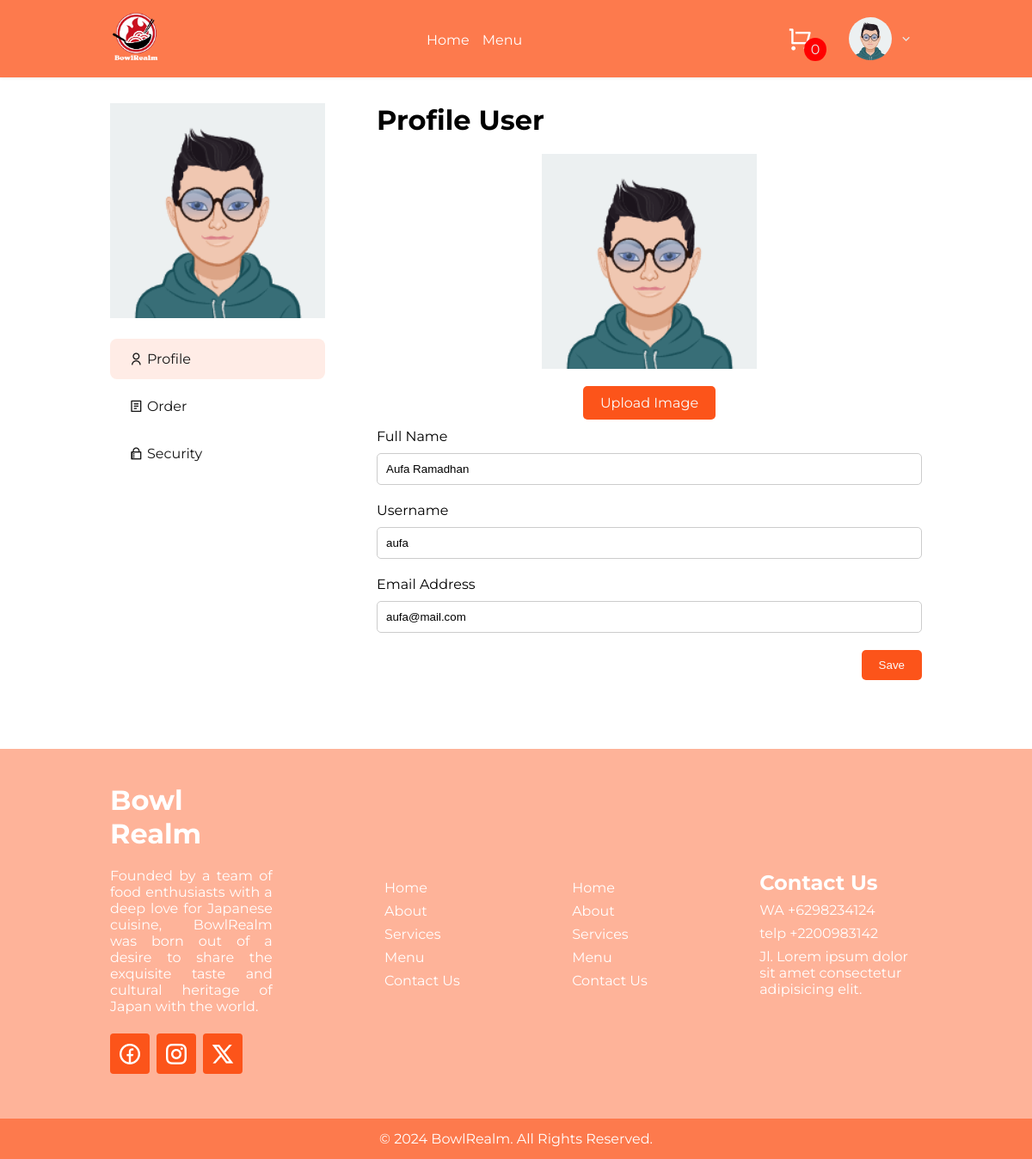
The page /index.php?page=profile_user&subpage=profile (signed in) on the database its author committed.
### tables this page shows
CREATE TABLE `user` (
  `user_id` int NOT NULL,
  `user_img` longtext NOT NULL,
  `user_name` varchar(255) NOT NULL,
  `username` varchar(255) NOT NULL,
  `user_email` varchar(255) NOT NULL,
  `password` varchar(255) NOT NULL,
  `role_id` int NOT NULL
);

### function.php (called while the page is built, shortened)
<?php
function base_url($path = '')
{
    return BASE_URL . $path;
}
function koneksi()
{
    return mysqli_connect("localhost", "root", "", "pw2024_tubes_233040028");
}
function array_query($query)
{
    $conn = koneksi();
    $result = mysqli_query($conn, $query);
    if (mysqli_num_rows($result) == 1) {
        $rows = mysqli_fetch_assoc($result);
    } else {
        while ($row = mysqli_fetch_assoc($result)) {
            $rows[] = $row;
        }
    }
    return $rows;
}

### view/profile/profile.php (the view, shortened to what this page needs)
<form action="" method="POST" enctype="multipart/form-data">
    <div class="wrap-form">
        <div class="form-col">
            <div class="form-group img">
                <img src="<?= base_url("assets/upload/$users[user_img]") ?>" class="img-preview" width="250" height="250">
                <label class="btn btn-img" for="image">Upload Image</label>
            </div>
            <div class="form-group">
                <label for="fullname">Full Name</label>
                <input type="text" name="fullname" id="fullname" value="<?= $users['user_name'] ?>">
            </div>
            <div class="form-group">
                <label for="username">Username</label>
                <input type="text" name="username" id="username" value="<?= $users['username'] ?>">
            </div>
            <div class="form-group">
                <label for="email">Email Address</label>
                <input type="email" name="email" id="email" value="<?= $users['user_email'] ?>">
            </div>
        </div>
    </div>
    <button type="submit" name="save" class="btn" style="float: right;">Save</button>
</form>

### index.php (shortened to what this page needs)
<?php
require_once('function.php');
$users = array_query("SELECT * FROM user WHERE user_id = '$_SESSION[user_id]'");
?>
<!DOCTYPE html>
<html lang="en">
<head>
    <link rel="stylesheet" href="<?= base_url('assets/css/style.css') ?>">
    <link rel="stylesheet" href="<?= base_url('assets/css/menu.css') ?>">
    <link rel="stylesheet" href="<?= base_url('assets/css/cart.css') ?>">
    <link rel="stylesheet" href="<?= base_url('assets/css/profile.css') ?>">
    <link rel="stylesheet" href="<?= base_url('assets/css/receipt.css') ?>">
    <link href="https://cdn.jsdelivr.net/npm/remixicon@4.2.0/fonts/remixicon.css" rel="stylesheet" />
</head>
<body>
    <?php include(BASE_PATH . 'layouts\\header.php'); ?>
    <?php include(BASE_PATH . 'apps\\routing_frontend.php'); ?>
    <?php include(BASE_PATH . 'layouts\\footer.php'); ?>
</body>
</html>

### layouts/header.php (shortened to what this page needs)
<?php
if (isset($_SESSION['user_id'])) {
    $cart = array_query("SELECT COUNT(*) as jumlah FROM cart WHERE user_id = $_SESSION[user_id]");
} else {
    $cart = [];
}
?>
<nav class="container">
    <div class="navbar-header">
        <div class="logo-nav">
            <img src="<?= base_url('assets/picture/logo.png') ?>" width="60" height="60">
        </div>
        <div class="navbar">
            <ul>
                <li><a href="<?= base_url('index.php') ?>">Home</a></li>
                <li><a href="<?= base_url('index.php?page=menu') ?>">Menu</a></li>
            </ul>
        </div>
        <div class="wrap-toggle">
            <div class="profile-header">
                <?php if (isset($_SESSION['login'])) :  ?>
                    <div class="cart">
                        <a href="<?= base_url('index.php?page=cart') ?>"><i class="ri-shopping-cart-line"></i></a>
                        <div class="cart-count">
                            <?= $cart['jumlah'] ?>
                        </div>
                    </div>
                    <div class="dropdown">
                        <img src="<?= base_url("assets/upload/$users[user_img]") ?>" width="50" height="50" alt="">
                        <i class="ri-arrow-down-s-line"></i>
                    </div>
                <?php else : ?>
                    <a class="btn" href="auth/login.php">Login</a>
                <?php endif ?>
            </div>
        </div>
    </div>
</nav>
<main>

### apps/routing_frontend.php (shortened to what this page needs)
<?php
if (isset($_GET['page'])) {
    $page = $_GET['page'];
} else {
    $page = 'index';
}
switch ($page) {
    case 'profile_user';
        include('view/profile/index.php');
        break;
}

### view/profile/index.php (shortened to what this page needs)
<?php
$page = isset($_GET['subpage']) ? $_GET['subpage'] : 'profile';
$pages = [
    'profile' => ['title' => 'Profile User'],
    'order' => ['title' => 'Orders'],
    'security' => ['title' => 'Change Password'],
    'review' => ['title' => 'Review'],
];
$currentPage = isset($pages[$page]) ? $pages[$page] : $pages['profile'];
$title = $currentPage['title'];
?>
<section id="profile">
    <div class="wrap-profile container">
        <div class="navigation">
            <div class="profile-img">
                <img src="<?= base_url("assets/upload/$users[user_img]") ?>" alt="" width="250" height="250">
            </div>
            <div class="profile-nav">
                <a class="<?= $page === 'profile' ? 'active' : '' ?>" href="index.php?page=profile_user&subpage=profile"><i class="ri-user-line"></i> Profile</a>
                <a class="<?= $page === 'order' ? 'active' : '' ?>" href="index.php?page=profile_user&subpage=order"><i class="ri-file-list-2-line"></i> Order</a>
                <a class="<?= $page === 'security' ? 'active' : '' ?>" href="index.php?page=profile_user&subpage=security"><i class="ri-git-repository-private-line"></i> Security</a>
            </div>
        </div>
        <div class="profile-content">
            <div class="header-profile">
                <h2><?= $title ?></h2>
            </div>
            <?php
            if (isset($_GET['subpage'])) {
                $page = $_GET['subpage'];
            } else {
                $page = 'profile_user';
            }
            switch ($page) {
                case 'profile':
                    include('profile.php');
                    break;
            }
            ?>
        </div>
    </div>
</section>

### layouts/footer.php
</main>
<footer>
    <div class="container">
        <div class="wrap-footer">
            <div class="footer-logo">
                <h1>Bowl Realm</h1>
                <p>Founded by a team of food enthusiasts with a deep love for Japanese cuisine, BowlRealm was born out of a desire to share the exquisite taste and cultural heritage of Japan with the world.</p>
                <div class="footer-social">
                    <ul>
                        <li><a href=""><i class="ri-facebook-circle-line"></i></a></li>
                        <li><a href=""><i class="ri-instagram-line"></i></a></li>
                        <li><a href=""><i class="ri-twitter-x-line"></i></a></li>
                    </ul>
                </div>
            </div>
            <div class="footer-menu">
                <ul>
                    <li><a href="">Home</a></li>
                    <li><a href="">About</a></li>
                    <li><a href="">Services</a></li>
                    <li><a href="">Menu</a></li>
                    <li><a href="">Contact Us</a></li>
                </ul>
            </div>
            <div class="footer-menu">
                <ul>
                    <li><a href="">Home</a></li>
                    <li><a href="">About</a></li>
                    <li><a href="">Services</a></li>
                    <li><a href="">Menu</a></li>
                    <li><a href="">Contact Us</a></li>
                </ul>
            </div>
            <div class="footer-contact">
                <div class="footer-menu">
                    <ul>
                        <li>
                            <h2>
                                Contact Us
                            </h2>
                        </li>
                        <li>WA +6298234124</li>
                        <li>telp +2200983142</li>
                        <li>
                            <p>Jl. Lorem ipsum dolor sit amet consectetur adipisicing elit.</p>
                        </li>
                    </ul>
                </div>
            </div>
        </div>
    </div>
    <div class="copyright">
        <p>&copy; 2024 BowlRealm. All Rights Reserved.</p>
    </div>
</footer>

### assets/css/style.css (style rules this page uses)
:root { --primary-100-color: #ffece6; --primary-200-color: #fed9cc; --primary-300-color: #fec6b3; --primary-400-color: #feb399; --primary-500-color: #fea080; --primary-600-color: #fd8d66; --primary-700-color: #fd7a4d; --primary-800-color: #fd6733; --primary-900-color: #fc541a; --secondary-100-color: #fc4100; --secondary-200-color: #e33b00; --secondary-300-color: #ca3400; --secondary-400-color: #b02e00; --secondary-500-color: #972700; --secondary-600-color: #7e2100; --secondary-700-color: #651a00; --secondary-800-color: #4c1300; --secondary-900-color: #320d00; --white-100-color: #e8e8e8; --white-200-color: #d0d0d0; --white-300-color: #b9b9b9; --white-400-color: #a1a1a1; --white-500-color: #8a8a8a; --white-600-color: #737373; --white-700-color: #5b5b5b; --white-800-color: #444444; --white-900-color: #2c2c2c; --black-100-color: #151515; --black-200-color: #131313; --black-300-color: #111111; --black-400-color: #0f0f0f; --black-500-color: #0d0d0d; --black-600-color: #0b0b0b; --black-700-color: #080808; --black-800-color: #060606; --black-900-color: #040404; --white-color: #fbfbfb; }
* { margin: 0; padding: 0; box-sizing: border-box; }
html { overflow-x: hidden; }
body { font-family: "Montserrat", sans-serif; }
.container { padding: 0 16rem; }
.btn { padding: 10px 20px; background-color: var(--primary-900-color); color: var(--white-color); text-decoration: none; border-radius: 5px; transition: all 0.3s; }
button { background-color: transparent; color: #fff; border: none; cursor: pointer; }
.cart { position: relative; }
.cart a { font-size: 1.8rem; }
.cart-count { position: absolute; bottom: -8px; right: -16px; background-color: red; padding: 4px 8px; border-radius: 100%; }
nav { background-color: var(--primary-700-color); position: fixed; top: 0; display: flex; justify-content: space-between; align-items: center; height: 90px; width: 100%; z-index: 10; color: var(--white-100-color); box-shadow: 0 0 4px rgba(0, 0, 0, 0.1); }
.navbar-header { display: flex; justify-content: space-between; align-items: center; width: 100%; }
nav .logo-nav { font-family: "Preahvihear", sans-serif; font-size: 22px; font-weight: bold; letter-spacing: 2px; }
.navbar { flex: 0.1; display: flex; align-items: center; justify-content: space-between; }
.navbar ul { display: flex; justify-content: space-around; align-items: center; gap: 15px; }
.navbar ul li { text-decoration: none; list-style: none; }
.navbar ul li a { width: 100%; text-decoration: none; color: white; }
.navbar ul li a:before { content: ""; display: block; position: relative; width: 0; top: 1.8em; border-bottom: 2px solid white; transition: width 0.4s; }
.profile-header a { color: #fff; text-decoration: none; }
.profile-header .cart { margin-right: 32px; }
.profile-header, .dropdown { display: flex; align-items: center; cursor: pointer; }
.dropdown { padding: 6px 2px; border-radius: 8px; }
.dropdown img { margin: 0 8px; border-radius: 100%; }
.dropdown i { margin-right: 8px; }
.form-group { display: flex; flex-direction: column; }
.form-group label { margin-bottom: 10px; }
.form-group input { padding: 10px; margin-bottom: 20px; border-radius: 5px; border: 1px solid #ccc; }
footer { background-color: var(--primary-400-color); color: #fff; }
.wrap-footer { padding: 40px 0; display: flex; justify-content: space-between; align-items: center; }
.footer-logo { width: 20%; }
.footer-logo p { margin: 20px 0; text-align: justify; }
.footer-social ul { margin: 10px 0; }
.footer-social ul { display: flex; justify-content: left; align-items: center; }
.footer-social ul li a { padding: 6px 8px; background-color: var(--primary-900-color); border-radius: 4px; margin-right: 8px; font-size: 1.8rem; }
.footer-contact { width: 20%; }
.footer-menu ul li, .footer-social ul li { list-style: none; margin: 8px 0; }
.footer-menu ul li a, .footer-social ul li a { color: #fff; text-decoration: none; }
.copyright { background-color: var(--primary-700-color); padding: 14px 0; text-align: center; }
@media screen and (max-width: 1560px) { .container { padding: 0 8rem; } }
.wrap-toggle { display: flex; justify-content: center; align-items: center; gap: 20px; }

### rows shown on the page
user: user_img (picture), fullname "Aufa Ramadhan", username "aufa", email "aufa@mail.com"

### other values the page prints
$cart['jumlah'] "0"
$title "Profile User"
